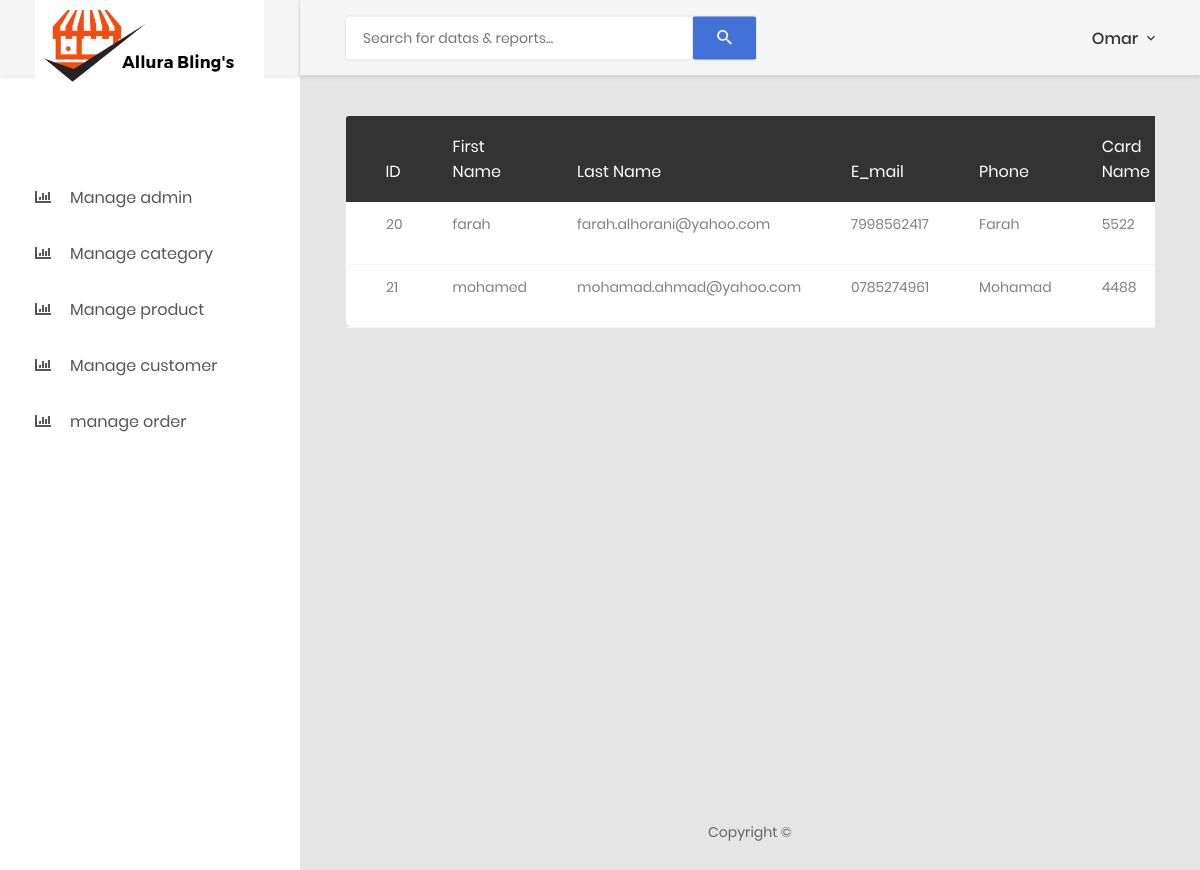
Page /admin/manage_customer.php (signed in) on the committed database.
### tables this page shows
CREATE TABLE IF NOT EXISTS `customer` (
`customer_id` int(3) NOT NULL,
  `first_name` text NOT NULL,
  `last_name` text NOT NULL,
  `email` varchar(100) NOT NULL,
  `pass` varchar(50) NOT NULL,
  `phone` varchar(50) NOT NULL,
  `card_name` varchar(100) NOT NULL,
  `card_num` varchar(100) NOT NULL,
  `exp_month` int(11) NOT NULL,
  `exp_year` int(11) NOT NULL
);

### admin/manage_customer.php (the view, shortened to what this page needs)
<?php
include_once('includes/header.php');
require('includes/connection.php');
  ?>
            <div class="main-content">
                <div class="section__content section__content--p30">
                    <div class="container-fluid">
                                <div class="table-responsive m-b-40">
                                    <table class="table table-borderless table-data3">
                                        <thead>
                                            <tr>
                                                <th>ID</th>
                                                <th>First Name</th>
                                                <th>Last Name</th>
                                                <th>E_mail</th>
                                                <th>phone</th>
                                                <th>Card Name</th>
                                            </tr>
                                        </thead>
                                        <tbody>
                                            <?php
                                          $query = "SELECT * from customer";
                                          $result = mysqli_query($conn , $query);
                                         while($cus = mysqli_fetch_assoc($result)){
                                         echo '<tr>';
                                         echo "<td>{$cus['customer_id']}</td>";
                                         echo "<td>{$cus['first_name']}</td>";
                                         echo "<td>{$cus['email']}</td>";
                                         echo "<td>{$cus['phone']}</td>";
                                         echo "<td>{$cus['card_name']}</td>";
                                         echo "<td>{$cus['card_num']}</td>";
                                         echo "</tr>";
                                          }
                                         ?>
                                        </tbody>
                                    </table>
                                </div>
                        </div>
                    </div>
                </div>
<?php include_once('includes/footer.php') ?>
<!DOCTYPE html>
<html lang="en">
<head>
</head>
</html>

### admin/includes/header.php (shortened to what this page needs)
<?php
require('includes/connection.php');
if (!isset($_SESSION['id'])) {
  header("location: login.php");
  $user = "";
}
else {
  $user = $_SESSION['id'];
 $query= "SELECT * FROM admin ";
$result = mysqli_query($conn,$query);
    while($admin = mysqli_fetch_assoc($result)){
      $user = $admin['admin_id'];
    }
}
?>
    <link href="css/font-face.css" rel="stylesheet" media="all">
    <link href="vendor/font-awesome-4.7/css/font-awesome.min.css" rel="stylesheet" media="all">
    <link href="vendor/font-awesome-5/css/fontawesome-all.min.css" rel="stylesheet" media="all">
    <link href="vendor/mdi-font/css/material-design-iconic-font.min.css" rel="stylesheet" media="all">
    <link href="vendor/bootstrap-4.1/bootstrap.min.css" rel="stylesheet" media="all">
    <link href="vendor/animsition/animsition.min.css" rel="stylesheet" media="all">
    <link href="vendor/bootstrap-progressbar/bootstrap-progressbar-3.3.4.min.css" rel="stylesheet" media="all">
    <link href="vendor/wow/animate.css" rel="stylesheet" media="all">
    <link href="vendor/css-hamburgers/hamburgers.min.css" rel="stylesheet" media="all">
    <link href="vendor/slick/slick.css" rel="stylesheet" media="all">
    <link href="vendor/select2/select2.min.css" rel="stylesheet" media="all">
    <link href="vendor/perfect-scrollbar/perfect-scrollbar.css" rel="stylesheet" media="all">
    <link href="css/theme.css" rel="stylesheet" media="all">
</head>
<body class="animsition">
    <div class="page-wrapper">
        <aside class="menu-sidebar d-none d-lg-block">
            <div class="logo">
                <a href="index.php">
                    <img src="images/logo.png" alt="allura" />
                </a>
            </div>
            <div class="menu-sidebar__content js-scrollbar1">
                <nav class="navbar-sidebar">
                    <ul class="list-unstyled navbar__list">
                        <li class="active has-sub">
                            <a class="js-arrow" href="#">
                        <li>
                            <a href="manage_admin.php">
                                <i class="fas fa-chart-bar"></i>Manage admin</a>
                        </li>
                         <li>
                            <a href="manage_category.php">
                                <i class="fas fa-chart-bar"></i>Manage category</a>
                        </li>
                        <li>
                            <a href="manage_product.php">
                                <i class="fas fa-chart-bar"></i>Manage product</a>
                        </li>
                        <li>
                            <a href="manage_customer.php">
                                <i class="fas fa-chart-bar"></i>Manage customer</a>
                        </li>
                         <li>
                           <a href="manage_order.php">
                                <i class="fas fa-chart-bar"></i>manage order</a>
                        </li>
                    </ul>
                </nav>
            </div>
        </aside>
        <div class="page-container">
            <header class="header-desktop">
                <div class="section__content section__content--p30">
                    <div class="container-fluid">
                        <div class="header-wrap">
                            <form class="form-header" action="" method="POST">
                                <input class="au-input au-input--xl" type="text" name="search" placeholder="Search for datas &amp; reports..." />
                                <button class="au-btn--submit" type="submit">
                                    <i class="zmdi zmdi-search"></i>
                                </button>
                            </form>
                            <div class="header-button">
                                <div class="account-wrap">
                                    <div class="account-item clearfix js-item-menu">
                                        <div class="content">
                                            <a class="js-acc-btn" href="#"> <?php
          if($user!=""){
            $query = "SELECT * FROM admin WHERE admin_id = {$_SESSION['id']}";
                  $result = mysqli_query($conn,$query);
                while($admin = mysqli_fetch_assoc($result)){
                   echo $admin['admin_name'];}
                  echo " </h5>";}
          ?></a>
                                        </div>
                                    </div>
                                </div>
                            </div>
                        </div>
                    </div>
                </div>
            </header>

### admin/includes/footer.php (shortened to what this page needs)
<div class="row">
                            <div class="col-md-12">
                                <div class="copyright">
                                    <p>Copyright © </p>
                                </div>
                            </div>
                        </div>
                    </div>
                </div>

### rows in the picture
customer: customer_id "20", first_name "farah", email "farah.alhorani@yahoo.com", phone "7998562417", card_name "Farah", card_num "5522"
customer: customer_id "21", first_name "mohamed", email "mohamad.ahmad@yahoo.com", phone "0785274961", card_name "Mohamad", card_num "4488"

### other values in the picture
$admin['admin_name'] "Omar"
